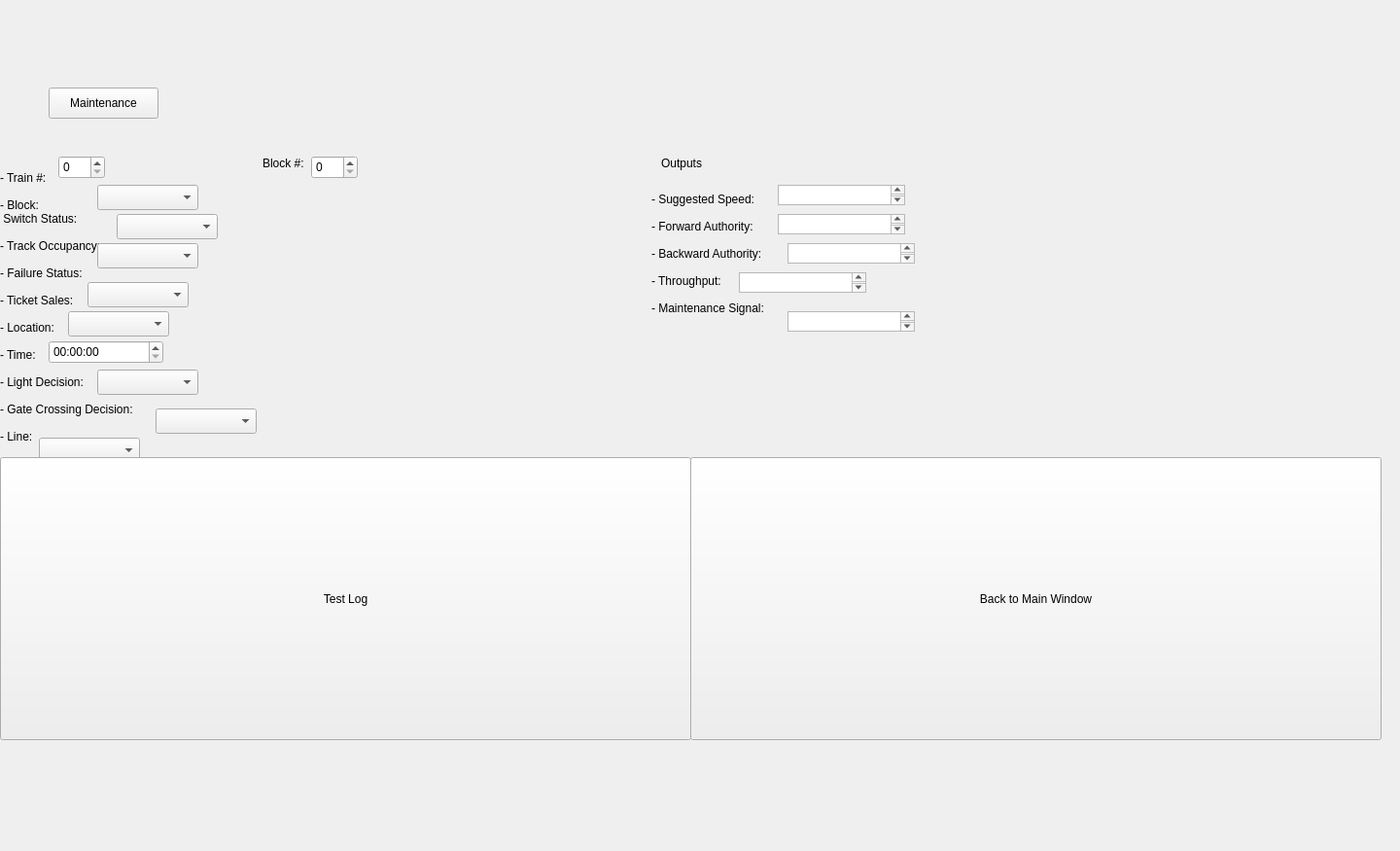
<?xml version="1.0" encoding="UTF-8"?>
<ui version="4.0">
 <class>Form</class>
 <widget class="QWidget" name="Form">
  <property name="geometry">
   <rect>
    <x>0</x>
    <y>0</y>
    <width>1440</width>
    <height>875</height>
   </rect>
  </property>
  <property name="windowTitle">
   <string>Form</string>
  </property>
  <widget class="QLabel" name="label">
   <property name="geometry">
    <rect>
     <x>0</x>
     <y>130</y>
     <width>211</width>
     <height>371</height>
    </rect>
   </property>
   <property name="text">
    <string>- Train #: 

- Block: 
 Switch Status: 

- Track Occupancy: 

- Failure Status: 

- Ticket Sales: 

- Location: 

- Time: 

- Light Decision: 

- Gate Crossing Decision: 

- Line:</string>
   </property>
  </widget>
  <widget class="QComboBox" name="switch_status_selection">
   <property name="geometry">
    <rect>
     <x>100</x>
     <y>190</y>
     <width>104</width>
     <height>26</height>
    </rect>
   </property>
  </widget>
  <widget class="QComboBox" name="track_occupancy_selection">
   <property name="geometry">
    <rect>
     <x>120</x>
     <y>220</y>
     <width>104</width>
     <height>26</height>
    </rect>
   </property>
  </widget>
  <widget class="QComboBox" name="failure_status_selection">
   <property name="geometry">
    <rect>
     <x>100</x>
     <y>250</y>
     <width>104</width>
     <height>26</height>
    </rect>
   </property>
  </widget>
  <widget class="QComboBox" name="ticket_sales_selection">
   <property name="geometry">
    <rect>
     <x>90</x>
     <y>290</y>
     <width>104</width>
     <height>26</height>
    </rect>
   </property>
  </widget>
  <widget class="QComboBox" name="location_selection">
   <property name="geometry">
    <rect>
     <x>70</x>
     <y>320</y>
     <width>104</width>
     <height>26</height>
    </rect>
   </property>
  </widget>
  <widget class="QComboBox" name="light_decision_selection">
   <property name="geometry">
    <rect>
     <x>100</x>
     <y>380</y>
     <width>104</width>
     <height>26</height>
    </rect>
   </property>
  </widget>
  <widget class="QComboBox" name="gate_crossing_decision_selection">
   <property name="geometry">
    <rect>
     <x>160</x>
     <y>420</y>
     <width>104</width>
     <height>26</height>
    </rect>
   </property>
  </widget>
  <widget class="QComboBox" name="line_selection">
   <property name="geometry">
    <rect>
     <x>40</x>
     <y>450</y>
     <width>104</width>
     <height>26</height>
    </rect>
   </property>
  </widget>
  <widget class="QTimeEdit" name="time_selection">
   <property name="geometry">
    <rect>
     <x>50</x>
     <y>350</y>
     <width>118</width>
     <height>24</height>
    </rect>
   </property>
  </widget>
  <widget class="QLabel" name="label_3">
   <property name="geometry">
    <rect>
     <x>680</x>
     <y>160</y>
     <width>60</width>
     <height>16</height>
    </rect>
   </property>
   <property name="text">
    <string>Outputs</string>
   </property>
  </widget>
  <widget class="QLabel" name="label_4">
   <property name="geometry">
    <rect>
     <x>670</x>
     <y>80</y>
     <width>201</width>
     <height>361</height>
    </rect>
   </property>
   <property name="text">
    <string>- Suggested Speed: 

- Forward Authority: 

- Backward Authority: 

- Throughput: 

- Maintenance Signal: </string>
   </property>
  </widget>
  <widget class="QTextEdit" name="suggested_speed_output">
   <property name="geometry">
    <rect>
     <x>800</x>
     <y>190</y>
     <width>131</width>
     <height>21</height>
    </rect>
   </property>
  </widget>
  <widget class="QTextEdit" name="forward_authority_output">
   <property name="geometry">
    <rect>
     <x>800</x>
     <y>220</y>
     <width>131</width>
     <height>21</height>
    </rect>
   </property>
  </widget>
  <widget class="QTextEdit" name="backward_authority_output">
   <property name="geometry">
    <rect>
     <x>810</x>
     <y>250</y>
     <width>131</width>
     <height>21</height>
    </rect>
   </property>
  </widget>
  <widget class="QTextEdit" name="throughput_output">
   <property name="geometry">
    <rect>
     <x>760</x>
     <y>280</y>
     <width>131</width>
     <height>21</height>
    </rect>
   </property>
  </widget>
  <widget class="QPushButton" name="Main_button">
   <property name="geometry">
    <rect>
     <x>710</x>
     <y>470</y>
     <width>711</width>
     <height>291</height>
    </rect>
   </property>
   <property name="text">
    <string>Back to Main Window</string>
   </property>
  </widget>
  <widget class="QPushButton" name="Test_Log_button">
   <property name="geometry">
    <rect>
     <x>0</x>
     <y>470</y>
     <width>711</width>
     <height>291</height>
    </rect>
   </property>
   <property name="text">
    <string>Test Log</string>
   </property>
  </widget>
  <widget class="QPushButton" name="maintenance_button">
   <property name="geometry">
    <rect>
     <x>50</x>
     <y>90</y>
     <width>113</width>
     <height>32</height>
    </rect>
   </property>
   <property name="text">
    <string>Maintenance</string>
   </property>
  </widget>
  <widget class="QTextEdit" name="maintenance_signal_output">
   <property name="geometry">
    <rect>
     <x>810</x>
     <y>320</y>
     <width>131</width>
     <height>21</height>
    </rect>
   </property>
  </widget>
  <widget class="QSpinBox" name="spinBox">
   <property name="geometry">
    <rect>
     <x>60</x>
     <y>160</y>
     <width>48</width>
     <height>24</height>
    </rect>
   </property>
  </widget>
  <widget class="QLabel" name="label_2">
   <property name="geometry">
    <rect>
     <x>270</x>
     <y>160</y>
     <width>60</width>
     <height>16</height>
    </rect>
   </property>
   <property name="text">
    <string>Block #: </string>
   </property>
  </widget>
  <widget class="QSpinBox" name="spinBox_2">
   <property name="geometry">
    <rect>
     <x>320</x>
     <y>160</y>
     <width>48</width>
     <height>24</height>
    </rect>
   </property>
  </widget>
 </widget>
 <resources/>
 <connections/>
</ui>
